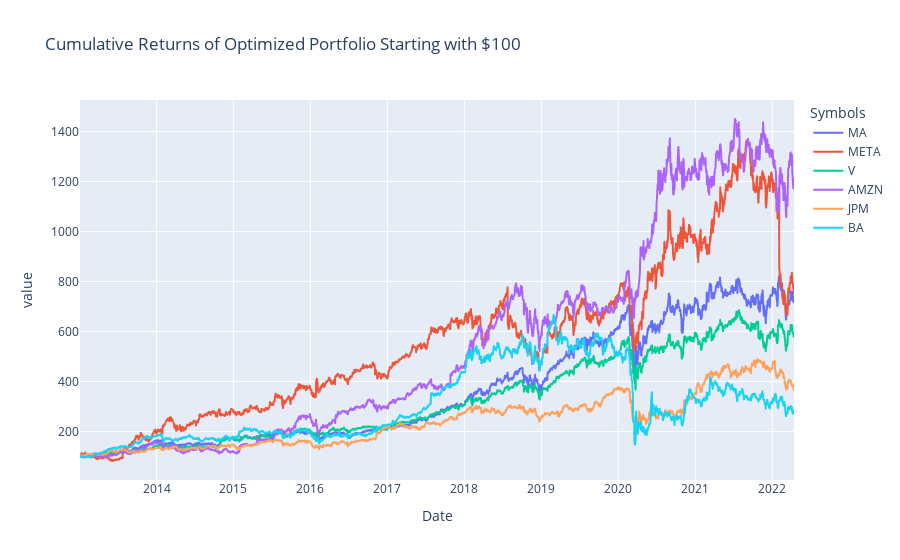

The notebook cell this image was saved under:
### Markdown cell above
## Plot Cumulative Returns of Optimized Portfolio

### Code cell
fig_cum_returns_optimized = plot_cum_returns(stocks_df['Optimized Portfolio'], 'Cumulative Returns of Optimized Portfolio Starting with $100')
fig_cum_returns_optimized.show()

### Figure 1 — Plotly figure (JSON) as saved in the notebook; plotly's stock layout.template omitted (floating-point values rounded to 4 significant figures; data arrays with more than 128 entries replaced by an {"elided": "..."} marker saying what was removed)
{"data": [{"hovertemplate": "Symbols=MA<br>Date=%{x}<br>value=%{y}<extra></extra>", "legendgroup": "MA", "line": {"color": "#636efa", "dash": "solid"}, "marker": {"symbol": "circle"}, "mode": "lines", "name": "MA", "showlegend": true, "type": "scattergl", "x": {"elided": "2338 str values"}, "xaxis": "x", "y": {"elided": "2338 float values"}, "yaxis": "y"}, {"hovertemplate": "Symbols=META<br>Date=%{x}<br>value=%{y}<extra></extra>", "legendgroup": "META", "line": {"color": "#EF553B", "dash": "solid"}, "marker": {"symbol": "circle"}, "mode": "lines", "name": "META", "showlegend": true, "type": "scattergl", "x": {"elided": "2338 str values"}, "xaxis": "x", "y": {"elided": "2338 float values"}, "yaxis": "y"}, {"hovertemplate": "Symbols=V<br>Date=%{x}<br>value=%{y}<extra></extra>", "legendgroup": "V", "line": {"color": "#00cc96", "dash": "solid"}, "marker": {"symbol": "circle"}, "mode": "lines", "name": "V", "showlegend": true, "type": "scattergl", "x": {"elided": "2338 str values"}, "xaxis": "x", "y": {"elided": "2338 float values"}, "yaxis": "y"}, {"hovertemplate": "Symbols=AMZN<br>Date=%{x}<br>value=%{y}<extra></extra>", "legendgroup": "AMZN", "line": {"color": "#ab63fa", "dash": "solid"}, "marker": {"symbol": "circle"}, "mode": "lines", "name": "AMZN", "showlegend": true, "type": "scattergl", "x": {"elided": "2338 str values"}, "xaxis": "x", "y": {"elided": "2338 float values"}, "yaxis": "y"}, {"hovertemplate": "Symbols=JPM<br>Date=%{x}<br>value=%{y}<extra></extra>", "legendgroup": "JPM", "line": {"color": "#FFA15A", "dash": "solid"}, "marker": {"symbol": "circle"}, "mode": "lines", "name": "JPM", "showlegend": true, "type": "scattergl", "x": {"elided": "2338 str values"}, "xaxis": "x", "y": {"elided": "2338 float values"}, "yaxis": "y"}, {"hovertemplate": "Symbols=BA<br>Date=%{x}<br>value=%{y}<extra></extra>", "legendgroup": "BA", "line": {"color": "#19d3f3", "dash": "solid"}, "marker": {"symbol": "circle"}, "mode": "lines", "name": "BA", "showlegend": true, "type": "scattergl", "x": {"elided": "2338 str values"}, "xaxis": "x", "y": {"elided": "2338 float values"}, "yaxis": "y"}], "layout": {"legend": {"title": {"text": "Symbols"}, "tracegroupgap": 0}, "title": {"text": "Cumulative Returns of Optimized Portfolio Starting with $100"}, "xaxis": {"anchor": "y", "domain": [0, 1], "title": {"text": "Date"}}, "yaxis": {"anchor": "x", "domain": [0, 1], "title": {"text": "value"}}}}
